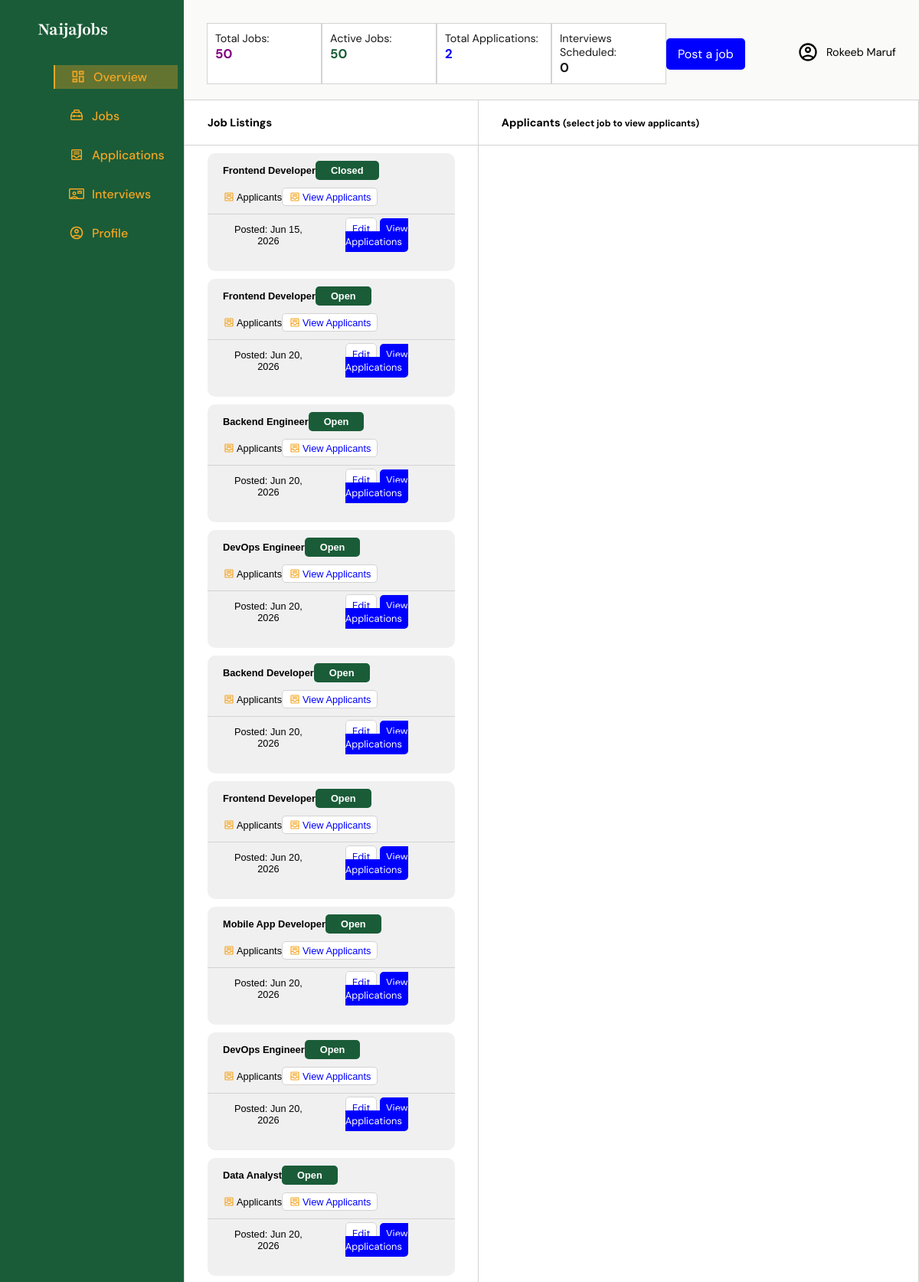
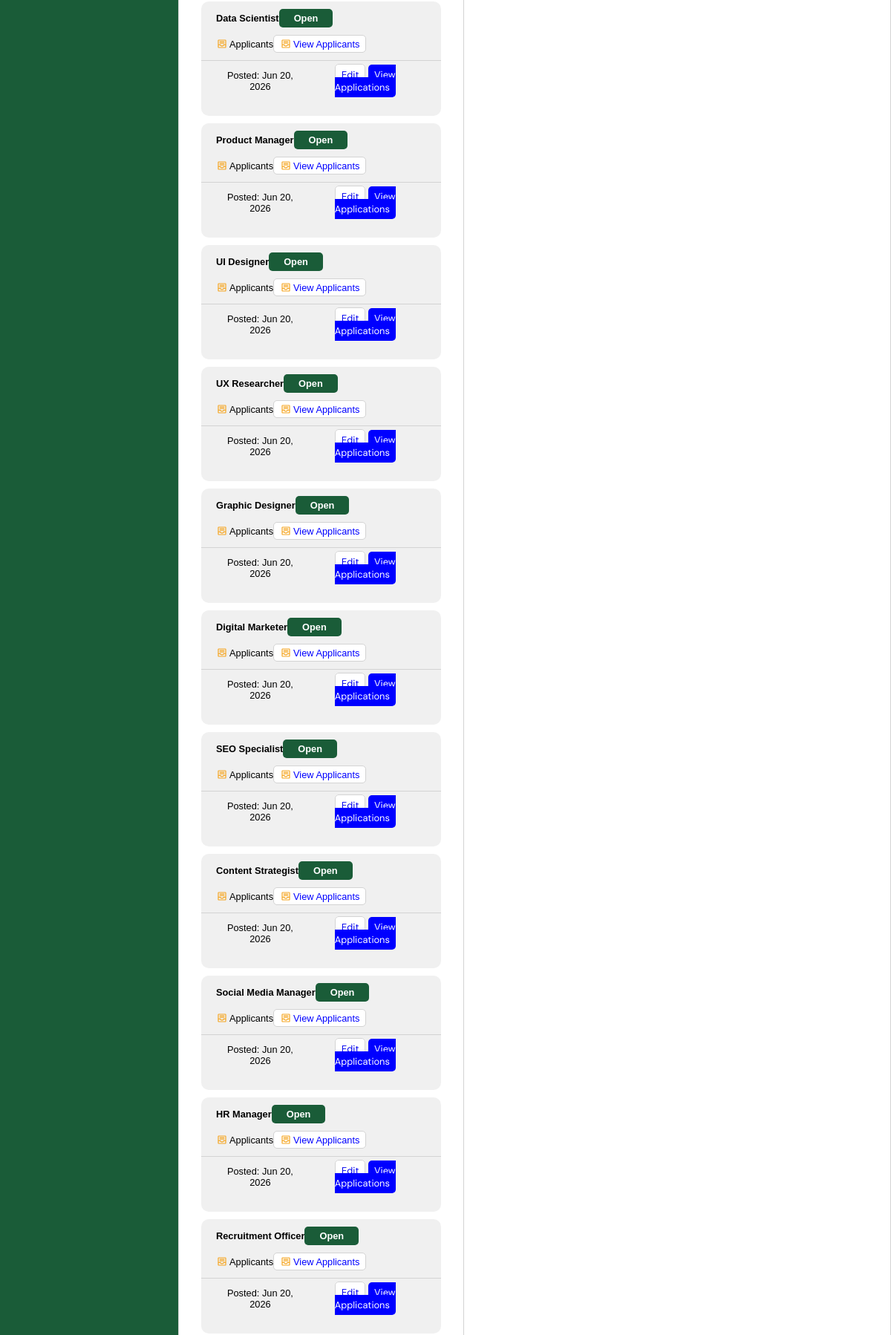
Page /employer/overview (signed in, upper part) on the committed database (2 pictures, top to bottom).
### accounts/models.py (models this page shows)
class User(AbstractUser):
    role_options = (('Employer', 'employer'),('seeker', 'Job seeker'))
    id = models.UUIDField(primary_key=True, editable=False, default=uuid.uuid4)
    role = models.CharField(max_length=20, choices= role_options)

### Employer/models.py (models this page shows, shortened)
class JobPost(models.Model):
    user = models.ForeignKey(
        User,
        on_delete=models.CASCADE,
        related_name="job_posts"
    )
    status_options = (('open', 'Open'), ('closed', 'Closed'))
    type_options = (('full_time', 'Full Time'), ('part_time', 'Part Time'), ('internship', 'Internship'), ('contract', 'Contract'))
    title = models.CharField(max_length=50)
    job_type = models.CharField(max_length=50, choices=type_options, db_index=True)
    salary_min = models.PositiveIntegerField()
    salary_max = models.PositiveIntegerField()
    description = models.TextField()
    category = models.CharField(max_length=50, db_index=True)
    date_posted = models.DateTimeField(auto_now_add=True)
    date_closing = models.DateField()
    status = models.CharField(max_length=20, choices=status_options, db_index=True, default="Open")
    is_active = models.BooleanField(default=True)
    def __str__(self):
        return self.title

### Employer/views.py (the view, shortened to what this page needs)
# urls.py: path('employer/overview', views.employer_overview, name='employer overview'),
@login_required
def employer_overview(request):
    user = request.user
    company = user.employer_profile
    my_jobs = user.job_posts.all()
    applicants = Application.objects.filter(job__user = user).count()
    if user.role != "Employer":
        return redirect("home")
    if request.method == "GET":
        return render(request,
                'employer/routes/overview.html',
                {"jobs" : my_jobs,
                "employer" : company,
                "job_counts" : my_jobs.count(),
                "active_jobs" : my_jobs.filter(is_active=True).count(),
                "total_applicants" : applicants,
                "applications" : "empty"})

### templates/employer/routes/overview.html (shortened to what this page needs)
{% extends 'employer/base.html' %}
{% load static %}
{% block style %}
    <link rel="stylesheet" href="{% static 'css/overview.css' %}">
{% endblock %}
{% block content %}
    <section id="container">
        {% if employer %}
            <section class="highlight">
                <section class="job-summary">
                    <a href="{% url 'employer jobs' %}">
                        <p>Total Jobs:</p>
                        <h3>{{ job_counts }}</h3>
                    </a>
                    <a href="{% url 'employer jobs' %}">
                        <p>Active Jobs:</p>
                        <h3>{{ active_jobs }}</h3>
                    </a>
                    <a href="{% url 'employer applications' %}">
                        <p>Total Applications:</p>
                        <h3>{{ total_applicants }}</h3>
                    </a>
                    <a href="{% url 'employer interviews' %}">
                        <p>Interviews Scheduled:</p>
                        <h3>0</h3>
                    </a>
                    <a href="{% url 'employer jobs' %}" class="post">Post a job</a>
                </section>
                <section class="profile">
                    <a href="{% url 'employer profile'%}">
                        <img width="28" src="{% static 'svg/user-black.svg' %}" alt="">
                    </a>
                    <p>{{ request.user.first_name }} {{request.user.last_name}}</p>
                </section>
            </section>
            <section class="applicants">
                <article>
                    <h3>Job Listings</h3>
                    {% if job_counts > 0 %}
                        <section class="jobs">
                            {% for job in jobs %}
                                <form action="{% url 'employer overview' %}" method="post">
                                    <button class="job-cards" href="">
                                        <header>
                                            <h4>{{ job.title }}</h4>
                                            <p>{{ job.status }}</p>
                                        </header>
                                        <main>
                                            <p>
                                                <img src="{% static 'svg/applications.svg' %}" width="16px" alt="">
                                                {{ job.applicants.count }} Applicants
                                            </p>
                                            <a href="{% url 'employer applications' %}">
                                                <img src="{% static 'svg/applications.svg' %}" width="16px" alt="">
                                                View Applicants
                                            </a>
                                        </main>
                                        <footer>
                                            <p>Posted: {{ job.date_posted|date:"M d, Y" }}</p>
                                            <div class="alt">
                                                <a class="button" href="{% url 'employer jobs' %}">Edit</a>
                                                <a class="button" href="{% url 'employer applications' %}">View Applications</a>
                                            </div>
                                        </footer>
                                </form>
                            {% endfor %}
                        </section>
                    {% else %}
                    <div class="empty">
                        <p>No jobs posted yet.</p>
                    </div>
                    {% endif %}
                </article>
                <article>
                    <h3 class="green">Applicants <small> (select job to view applicants)</small></h3>
                    {% if applications != "empty" %}
                        <section class="applications">
                            {% for application in applications %}
                                <div class="applicants-card">
                                    <header>
                                        <div class="image">
                                            <img src="{% static 'svg/user-black.svg' %}" width="300" alt="">
                                        </div>
                                        <div class="name">
                                            <h4>{{ application.applicant.first_name }} {{ application.applicant.last_name }}</h4>
                                            <div class="resume">
                                                <p>{{ application.applicant.email }}</p>
                                                <p>{{ application.applicant.username }}</p>
                                            </div>
                                            <p>{{ application.job.title }}</p>
                                            <p>{{ application.job.user.company_name }}</p>
                                        </div>
                                    </header>
                                    <footer>
                                        {% if application.status == "pending" %}
                                            <a
                                            href="{% url 'alter application' application.job.id application.applicant.username %}?alter=accept"
                                            >Accept</a>
                                            <a
                                            href="{% url 'alter application' application.job.id application.applicant.username %}?alter=reject"
                                            >Reject</a>
                                        {% else %}
                                            {% if application.status == 'Accepted' %}
                                                <button class="accepted">{{ application.status }}</button>
                                            {% else %}
                                                <button class="rejectedted">{{ application.status }}</button>
                                            {% endif %}
                                        {% endif %}
                                    </footer>
                                </div>
                            {% endfor %}
                        </section>
                    {% else %}
                        <div class="empty">
                        </div>
                    {% endif %}
                </article>
            </section>
        {% else %}
            <div class="pro">
                <p>Don't have a profile?</p>
                <p>Click <a href="{% url 'employer profile' %}">Here</a> to go to and create company's pfrofile</p>
            </div>
        {% endif %}
    </section>
{% endblock %}

### static/css/employer-base.css (style rules this page uses)
:root { --forest-green: #1A5C38; --Nigerian-gold: #F5A623; --bg-color: #FAFAF8; --text-color: #1A1A1A; --muted: #888888; }
* { margin: 0; padding: 0; box-sizing: border-box; }
body { background-color: var(--bg-color); display: flex; max-width: 100vw; width: 100vw; font: 1rem regular; max-height: 100vh; height: 100vh; overflow: hidden; }

### static/css/overview.css (style rules this page uses)
:root { --forest-green: #1A5C38; --Nigerian-gold: #F5A623; --bg-color: #FAFAF8; --text-color: #1A1A1A; --muted: #888888; }
#container { width: 100%; height: 100%; padding-block: 30px; display: flex; flex-direction: column; row-gap: 20px; }
.job-summary a:not(:last-child) { text-decoration: none; display: inline-block; background-color: white; z-index: 1; border: 1px solid lightgrey; padding: 10px; width: 150px; color: var(--text-color); font-size: .9rem; }
.job-summary a:first-child h3 { color: purple; }
.job-summary a:nth-child(2) h3 { color: var(--forest-green); }
.job-summary a:nth-child(3) h3 { color: blue; }
.job-summary a:last-child { width: max-content; }
.highlight { display: flex; padding-inline: 30px; }
.job-summary { flex: 75; display: flex; justify-content: space-between; }
.profile { flex: 25; display: flex; justify-content: right; align-items: center; font-size: .9rem; column-gap: 10px; }
.profile p { margin-bottom: 5px; }
.applicants { display: flex; background-color: white; }
.applicants article { min-height: 70vh; border: 1px solid lightgray; }
.applicants article:first-child { flex: 40; }
.applicants article:nth-child(2) { flex: 60; border-left: 0px solid var(--muted); }
.applicants article h3 { font-size: .9rem; min-width: 100%; max-width: 100%; padding: 20px 30px; border-bottom: 1px solid lightgray; }
.job-cards { display: flex; flex-direction: column; margin: 10px 30px; row-gap: 10px; background-color: rgba(211, 211, 211, 0.35); padding-block: 10px; border-radius: 10px; border: 0; }
.job-cards header, .job-cards footer, .job-cards main { display: flex; justify-content: space-between; align-items: center; font-size: .8rem; padding-inline: 10px; margin-inline: 10px; }
.job-cards header p { background-color: var(--forest-green); color: white; padding: 5px 20px; border-radius: 5px; font-weight: 600; }
.job-cards main p, .job-cards main a { display: flex; justify-content: center; align-items: center; text-decoration: none; column-gap: 2px; }
.job-cards main a { color: blue; background-color: white; padding: 3px 8px; border-radius: 5px; border: 1px solid lightgrey; }
.job-cards footer { border-top: 1px solid lightgrey; margin-inline: 0; padding-inline: 20px; padding-block: 10px; }
.job-cards footer a { padding: 5px 8px; border-radius: 5px; text-decoration: none; font: .8rem regular; }
.job-cards footer a:first-child { background-color: white; border: 1px solid lightgrey; }
.job-cards footer a:last-child { background-color: blue; border: 0; color: white; }
.empty { display: flex; justify-content: center; align-items: center; width: 100%; height: 100%; font: 1.2rem regular; color: var(--muted); }
.post { background-color: blue; padding: 10px 15px; color: white; height: max-content; border-radius: 5px; align-self: center; text-decoration: none; }

### rows in the picture
User: user.first_name "Rokeeb", user.last_name "Maruf"
JobPost: title "Frontend Developer", status "Closed", date_posted "Jun 15, 2026"
JobPost: title "Frontend Developer", status "Open", date_posted "Jun 20, 2026"
JobPost: title "Backend Engineer", status "Open", date_posted "Jun 20, 2026"
JobPost: title "DevOps Engineer", status "Open", date_posted "Jun 20, 2026"
JobPost: title "Backend Developer", status "Open", date_posted "Jun 20, 2026"
JobPost: title "Frontend Developer", status "Open", date_posted "Jun 20, 2026"
JobPost: title "Mobile App Developer", status "Open", date_posted "Jun 20, 2026"
JobPost: title "DevOps Engineer", status "Open", date_posted "Jun 20, 2026"
JobPost: title "Data Analyst", status "Open", date_posted "Jun 20, 2026"
JobPost: title "Data Scientist", status "Open", date_posted "Jun 20, 2026"
JobPost: title "Product Manager", status "Open", date_posted "Jun 20, 2026"
JobPost: title "UI Designer", status "Open", date_posted "Jun 20, 2026"
JobPost: title "UX Researcher", status "Open", date_posted "Jun 20, 2026"
JobPost: title "Graphic Designer", status "Open", date_posted "Jun 20, 2026"
JobPost: title "Digital Marketer", status "Open", date_posted "Jun 20, 2026"
JobPost: title "SEO Specialist", status "Open", date_posted "Jun 20, 2026"
JobPost: title "Content Strategist", status "Open", date_posted "Jun 20, 2026"
JobPost: title "Social Media Manager", status "Open", date_posted "Jun 20, 2026"
JobPost: title "HR Manager", status "Open", date_posted "Jun 20, 2026"
JobPost: title "Recruitment Officer", status "Open", date_posted "Jun 20, 2026"

### other values in the picture
{{ job_counts }} "50"
{{ active_jobs }} "50"
{{ total_applicants }} "2"
